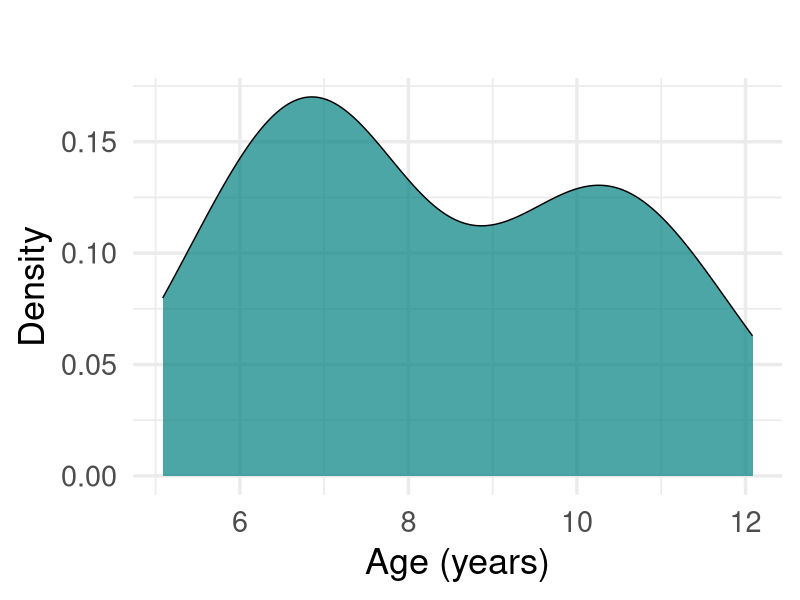
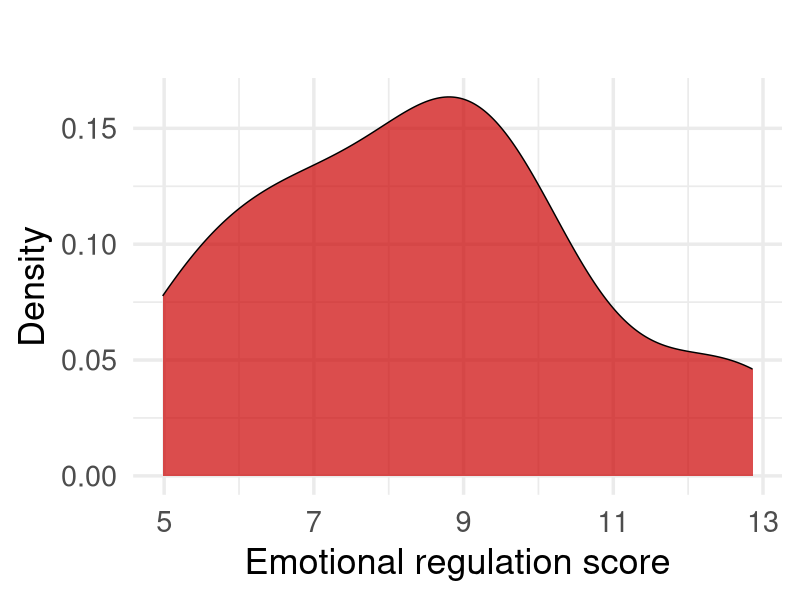
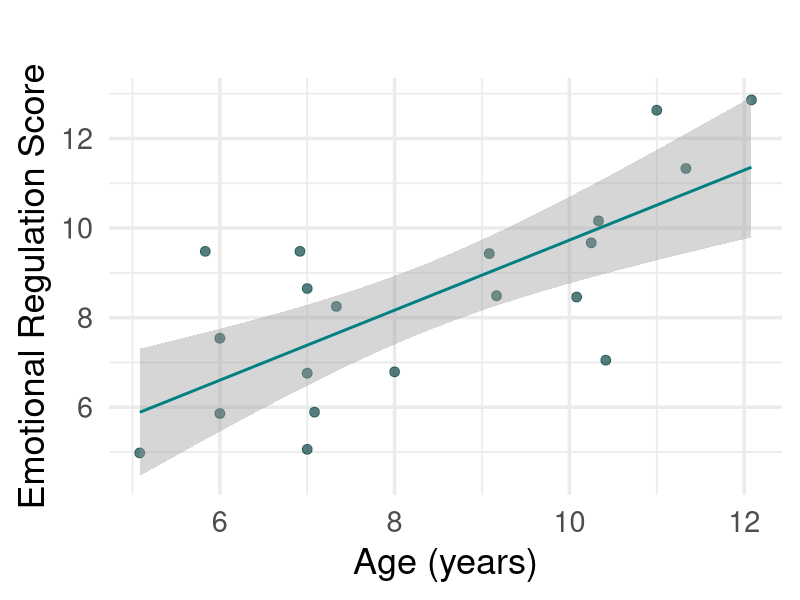

Source code (R) for these figures, in order:
## ---- chunk 1
knitr::opts_chunk$set(echo = TRUE, warning = FALSE, message = FALSE)
library(tidyverse)
library(knitr)

poster_title <- "Children's emotional regulation"
poster_author <- "Abigail E. Page, abigail.page@brunel.ac.uk"
poster_affiliation <- "Department of Psychology, Brunel University of London"

# load required data
df <- read.csv("dev_data.csv")
## ---- chunk 2

# emotional_regulation is too long name. rename it. 
df <- df %>%
  rename( # function rename 
    emoreg = emotional_regulation) 
# variable now called 'emoreg' 

# mutate the months variable into age 
df <- df %>%
  mutate(age = (months/12)) 
# age is the new variable which is months
# variable divided by 12 

# Check for missing values in key variables
colSums(is.na(df[, c("age", "emoreg")]))

# There are one missing in age and 2 in emoreg
# Remove missing values ONLY for relevant variables

df_clean <- df %>%
  drop_na(age, emoreg)

## ---- chunk 3
# Summary table of the two main variables
summary <- df_clean %>%
  summarise(
    Mean_Age = mean(age),
    SD_Age = sd(age),
    Mean_ER = mean(emoreg),
    SD_ER = sd(emoreg),
  ) 

knitr::kable(summary, caption = "Summary Statistics for Age and Emotional Regulation")
## ---- chunk 4
# ⃣ Density plot of Age
ggplot(df_clean, aes(x = age)) +
  geom_density(fill = "#008080", alpha = 0.7) +
  labs(x = "Age (years)", y = "Density", title = "") +
  theme_minimal(base_size = 26)
## ---- chunk 5
# ⃣ Density plot of Emotional Regulation
ggplot(df_clean, aes(x = emoreg)) +
  geom_density(fill = "#cc0000", alpha = 0.7) +
  labs(x = "Emotional regulation score", y = "Density", title = "") +
  theme_minimal(base_size = 26)
## ---- chunk 6
# Fit linear regression model
model <- lm(emoreg ~ age, data = df_clean)

# Create a simple coefficients table and round numbers
coef_table <- as.data.frame(round(summary(model)$coefficients, 3))

# Show the table with a title
knitr::kable(coef_table, caption = "Linear regression model results")

## ---- chunk 7
# Scatter plot of Age vs Emotional Regulation
ggplot(df_clean, aes(x = age, y = emoreg)) +
  geom_point(color = "#0b4545", size = 3, alpha = 0.7) +
  geom_smooth(method = "lm", color = "#008080", se = TRUE) +
  labs(x = "Age (years)", y = "Emotional Regulation Score",
       title = "") +
  theme_minimal(base_size = 26)
